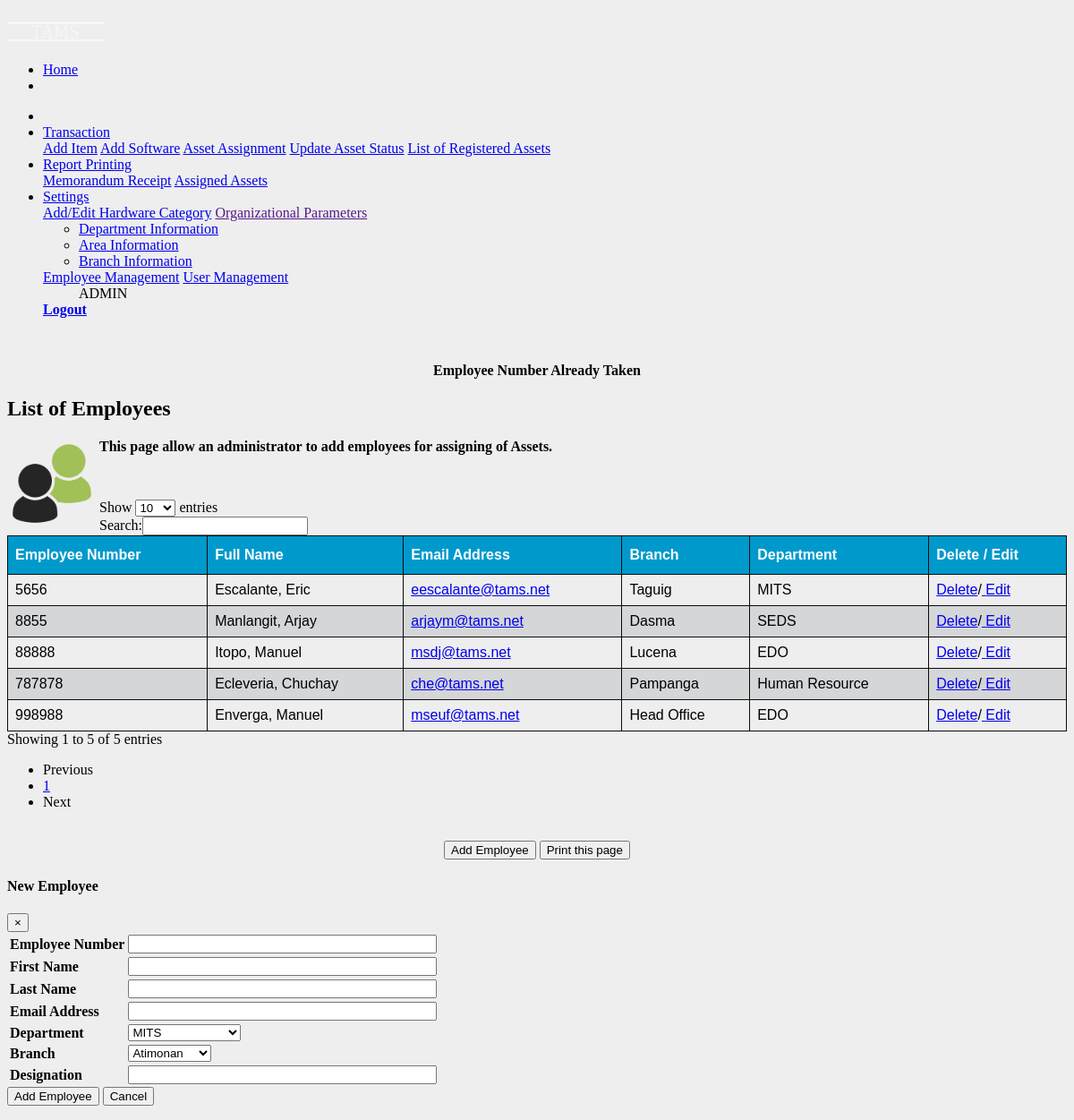
The page /error/eendusers_view.php (signed in) on the database its author committed.
### tables this page shows
CREATE TABLE `tbl_assignuser` (
  `asgnuserid` int(3) NOT NULL,
  `empnum` int(6) NOT NULL,
  `asgn_fname` varchar(50) NOT NULL,
  `asgn_lname` varchar(50) NOT NULL,
  `euemail` varchar(50) NOT NULL,
  `deptname` varchar(50) NOT NULL,
  `branchname` varchar(50) NOT NULL,
  `position` varchar(25) NOT NULL
);

### library/database.php (called while the page is built, shortened)
<?php
function dbQuery($sql)
{
	$result = mysql_query($sql) or die(mysql_error());
	return $result;
}
function dbFetchAssoc($result)
{
	return mysql_fetch_assoc($result);
}
?>

### error/eendusers_view.php (the view, shortened to what this page needs)
<?php
$errorMessage = 'Employee Number Already Taken';
if (isset($_GET['asgnuserid']) && (int)$_GET['asgnuserid'] >= 0) {
	$asgnuserid= (int)$_GET['asgnuserid'];
	$queryString = "&asgnuserid=$asgnuserid";
} else {
	$asgnuserid = 0;
}
$sql = "select * from tbl_assignuser order by empnum";
$result = dbQuery ($sql);
?>
<head>
</head>
<body>
<div class="container">
<?php include_once("include/navigation.php");?>
</div>
<p>&nbsp;</p>
  <div class="container">
    <div class="alert alert-danger">
<center><strong><p class="errorMessage"><?php echo $errorMessage; ?></p></strong></center>
</div>
<form action="process/userasgnadd.php?action=add" method="post" name="AddEUser" id="AddEUser">
<h2>List of Employees</h2>
<p><img src="images/users.png" height="100" width="100" align="left"/> </p>
<strong>This page allow an administrator to add employees for assigning of Assets.</strong>
<p>&nbsp;</p>
  <div class="container">
   <div class="table-responsive-sm">
    <table id="euserview">
    <thead>
      <tr>
		<th>Employee Number</th>
		<th>Full Name</th>
        <th>Email Address</th>
		<th>Branch</th>
		<th>Department</th>
		<th>Delete / Edit</th>
      </tr>
	  </thead>
	  </div>
	<?php
	while($row = dbFetchAssoc($result)) {
	extract($row);
	?>
	<td><?php echo $empnum; ?></td>
	<td><?php echo ucfirst($asgn_lname.", ".$asgn_fname); ?></td>
   <td><a href="mailto:<?php echo $euemail; ?>"><?php echo $euemail; ?></a></td>
      <td><?php echo $branchname; ?></td>
	  <td><?php echo $deptname; ?></td>
	  <td> <a  style="font-weight:normal;" href="javascript:deleteEU(<?php echo $asgnuserid; ?>);">
	  Delete</a>/<a  style="font-weight:normal;" href="javascript:editemployee(<?php echo $asgnuserid; ?>);">
	  Edit</a></td>
	 <?php
	}
	?>
  </div><br>
<center>  <button type="button" class="btn btn-primary" data-toggle="modal" data-target="#adduser">
    Add Employee
  </button>
  <button class="btn btn-primary" onclick="myFunction()">Print this page</button>
  </center>
  <div class="modal fade" id="adduser">
    <div class="modal-dialog">
      <div class="modal-content">
        <div class="modal-header">
          <h4 class="modal-title">New Employee</h4>
          <button type="button" class="close" data-dismiss="modal">&times;</button>
        </div>
<?php
$sqldept = "SELECT deptname FROM tbl_dept AS deptname";
$resultdept = dbQuery($sqldept);
$sqlbranch = "SELECT branchname FROM tbl_branch";
$resultbranch = dbQuery ($sqlbranch);
?>
<div class="modal-body">
<table>
 <tr>
   <td><b>Employee Number</b></td>
   <td> <input class="form-control" name="empnum" type="text" id="empnum" size="40" maxlength="6" onKeyUp="checkNumber(this);" required ></td>
  </tr>
  <tr>
   <td><b>First Name</b></td>
   <td> <input class="form-control" name="asgn_fname" type="text" id="asgn_fname" size="40" maxlength="40" required></td>
  </tr>
  <tr>
    <td><b>Last Name</b></td>
    <td><input class="form-control" name="asgn_lname" type="text" id="asgn_lname" size="40" maxlength="40" required></td>
  </tr>
  <tr>
    <td><b>Email Address</b></td>
    <td><input class="form-control" name="euemail" type="email" id="euemail" size="40" maxlength="50" required></td>
  </tr>
  <tr>
    <td><b>Department</b></td>
    <td>
	<select class="form-control" name="deptname" id="deptname">
	<?php
	while($rowdept = dbFetchAssoc($resultdept)) {
		extract($rowdept);
	?>
	<option value="<?php echo $deptname; ?>"><?php echo $deptname ?></option>
	<?php
	}
	?>
	</select>
	</td>
  </tr>
  <tr>
  	<td><b>Branch</b></td>
    <td>
	<select class="form-control" name="branchname" id="branchname">
	<?php
	while($rowbranch = dbFetchAssoc($resultbranch)) {
		extract($rowbranch);
	?>
	<option value="<?php echo $branchname; ?>"><?php echo $branchname ?></option>
	<?php
	}
	?>
	</select>
	</td>
	</tr>
   <tr>
   <td><b>Designation</b></td>
   <td> <input class="form-control" name="position" type="text" id="position" size="40" maxlength="25" required ></td>
  </tr>
 </table>
        </div>
		<form id ="btnAdd">
        <div class="modal-footer">
        <input name="buttonAddUser" type="submit" class="btn btn-Info" value="Add Employee"> </input>
		<button type="button" class="btn btn-danger" data-dismiss="modal">Cancel</button>
        </div>
		</form>
      </div>
    </div>
  </div>
  </div>
</body>

### error/eendusers_view.php (style rules this page uses)
body { margin-top:20px; background-color:#EEEEEE; }
thead { font-family: arial;background-color: #ddccee; }
#euserview { font-family: "Trebuchet MS", Arial, Helvetica, sans-serif; border-collapse: collapse; width: 100%; }
#euserview td, #euserview th { border: 1px solid #090a0a; padding: 8px; }
#euserview th { padding-top: 12px; padding-bottom: 12px; text-align: left; background-color: #0099cc; color: white; }

### include/navigation.php (style rules this page uses)
body { margin-top:20px; }

### rows shown on the page
tbl_assignuser: empnum "5656", asgn_lname+asgn_fname "Escalante, Eric", euemail "eescalante@tams.net", branchname "Taguig", deptname "MITS"
tbl_assignuser: empnum "8855", asgn_lname+asgn_fname "Manlangit, Arjay", euemail "arjaym@tams.net", branchname "Dasma", deptname "SEDS"
tbl_assignuser: empnum "88888", asgn_lname+asgn_fname "Itopo, Manuel", euemail "msdj@tams.net", branchname "Lucena", deptname "EDO"
tbl_assignuser: empnum "787878", asgn_lname+asgn_fname "Ecleveria, Chuchay", euemail "che@tams.net", branchname "Pampanga", deptname "Human Resource"
tbl_assignuser: empnum "998988", asgn_lname+asgn_fname "Enverga, Manuel", euemail "mseuf@tams.net", branchname "Head Office", deptname "EDO"

### other values the page prints
$_SESSION["tams_user_type"] "ADMIN"
$errorMessage "Employee Number Already Taken"
form field deptname "MITS"
form field branchname "Atimonan"
